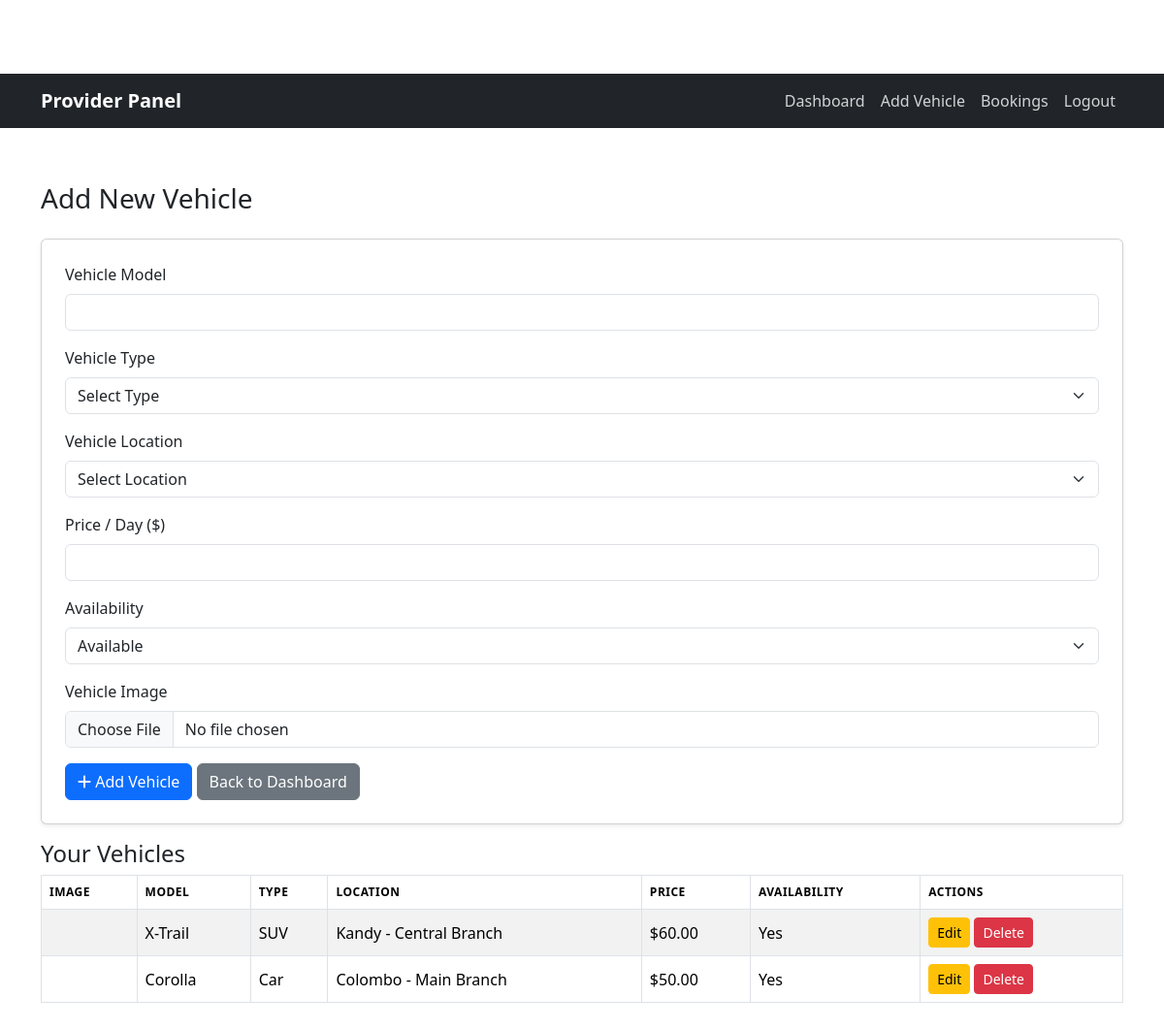
Page /provider/add_vehicle.php (signed in) on the committed database.
### tables this page shows
CREATE TABLE `vehicles` (
  `vehicle_id` int(11) NOT NULL,
  `provider_id` int(11) NOT NULL,
  `location_id` int(11) NOT NULL,
  `vehicle_type` varchar(50) NOT NULL,
  `vehicle_brand` varchar(100) NOT NULL,
  `vehicle_model` varchar(200) NOT NULL,
  `vehicle_year` int(11) NOT NULL,
  `seats` int(11) NOT NULL,
  `fuel_type` varchar(50) NOT NULL,
  `transmission` varchar(50) NOT NULL,
  `price` decimal(10,2) NOT NULL,
  `vehicle_availability` enum('yes','no') NOT NULL DEFAULT 'yes',
  `vehicle_image` varchar(255) DEFAULT NULL
);

CREATE TABLE `locations` (
  `location_id` int(11) NOT NULL,
  `city` varchar(100) NOT NULL,
  `branch` varchar(200) NOT NULL
);

### provider/add_vehicle.php (the view, shortened to what this page needs)
<?php
$provider_id = $_SESSION['provider_id'];
$conn = Connect();
$vehicles = $conn->query("SELECT v.*, l.city, l.branch
                          FROM Vehicles v
                          LEFT JOIN Locations l ON v.location_id = l.location_id
                          WHERE v.provider_id = $provider_id
                          ORDER BY v.vehicle_id DESC");
?>
<!DOCTYPE html>
<html lang="en">
<head>
    <link href="../style.css" rel="stylesheet">
    <link href="https://cdn.jsdelivr.net/npm/bootstrap@5.3.2/dist/css/bootstrap.min.css" rel="stylesheet">
</head>
<body>
    <?php include __DIR__ . '/../includes/provider_navbar.php'; ?>
    <div class="container main-content mt-4">
        <h3 class="mb-4">Add New Vehicle</h3>
        <div class="card p-4 mb-3">
            <form method="POST" enctype="multipart/form-data">
                <div class="mb-3">
                    <label for="vehicle_model" class="form-label">Vehicle Model</label>
                    <input type="text" class="form-control" name="vehicle_model" id="vehicle_model" required>
                </div>
                <div class="mb-3">
                    <label for="vehicle_type" class="form-label">Vehicle Type</label>
                    <select class="form-select" name="vehicle_type" id="vehicle_type" required>
                        <option value="">Select Type</option>
                    </select>
                </div>
                <div class="mb-3">
                    <label for="location_id" class="form-label">Vehicle Location</label>
                    <select class="form-select" name="location_id" id="location_id" required>
                        <option value="">Select Location</option>
                    </select>
                </div>
                <div class="mb-3">
                    <label for="price" class="form-label">Price / Day ($)</label>
                    <input type="number" step="0.01" class="form-control" name="price" id="price" required>
                </div>
                <div class="mb-3">
                    <label for="availability" class="form-label">Availability</label>
                    <select class="form-select" name="availability" id="availability" required>
                        <option value="yes">Available</option>
                    </select>
                </div>
                <div class="mb-3">
                    <label for="vehicle_image" class="form-label">Vehicle Image</label>
                    <input type="file" class="form-control" name="vehicle_image" id="vehicle_image" accept="image/*">
                </div>
                <button type="submit" class="btn btn-primary"><i class="fas fa-plus"></i> Add Vehicle</button>
                <a href="dashboard.php" class="btn btn-secondary">Back to Dashboard</a>
            </form>
        </div>
        <h4>Your Vehicles</h4>
        <table class="table table-bordered table-striped">
            <thead>
                <tr>
                    <th>Image</th>
                    <th>Model</th>
                    <th>Type</th>
                    <th>Location</th>
                    <th>Price</th>
                    <th>Availability</th>
                    <th>Actions</th>
                </tr>
            </thead>
            <tbody>
                <?php while($v = $vehicles->fetch_assoc()): ?>
                <tr>
                    <td>
                    </td>
                    <td><?= $v['vehicle_model'] ?></td>
                    <td><?= $v['vehicle_type'] ?></td>
                    <td><?= $v['city'] ?> - <?= $v['branch'] ?></td>
                    <td>$<?= number_format($v['price'], 2) ?></td>
                    <td><?= ucfirst($v['vehicle_availability']) ?></td>
                    <td>
                        <a href="edit_vehicle.php?id=<?= $v['vehicle_id'] ?>" class="btn btn-warning btn-sm">Edit</a>
                        <a href="delete_vehicle.php?id=<?= $v['vehicle_id'] ?>" class="btn btn-danger btn-sm"
                           onclick="return confirm('Are you sure you want to delete <?= $v['vehicle_model'] ?>?');">
                           Delete
                        </a>
                    </td>
                </tr>
                <?php endwhile; ?>
            </tbody>
        </table>
    </div>
</body>
</html>

### admin/assets/css/style.css (style rules this page uses)
body { font-family: 'Inter', sans-serif; background-color: #f8f9fa; padding-top: 76px; }
.main-content { padding: 2rem 0; }
.card { border: none; box-shadow: 0 0.125rem 0.25rem rgba(0, 0, 0, 0.075); border-radius: 10px; }
.table > :not(:first-child) { border-top: none; }
.table th { font-weight: 600; text-transform: uppercase; font-size: 0.75rem; letter-spacing: 0.5px; }
.table td { vertical-align: middle; }
.table { margin-bottom: 0; }
.table > :not(caption) > * > * { padding: 1rem; }
.table > tbody > tr > td { vertical-align: middle; }
.card { box-shadow: 0 0.125rem 0.25rem rgba(0, 0, 0, 0.075); margin-bottom: 2rem; }

### rows in the picture
vehicles: vehicle_model "X-Trail", vehicle_type "SUV", location.city "Kandy", location.branch "Central Branch", price "60.00", vehicle_availability "Yes"
vehicles: vehicle_model "Corolla", vehicle_type "Car", location.city "Colombo", location.branch "Main Branch", price "50.00", vehicle_availability "Yes"
